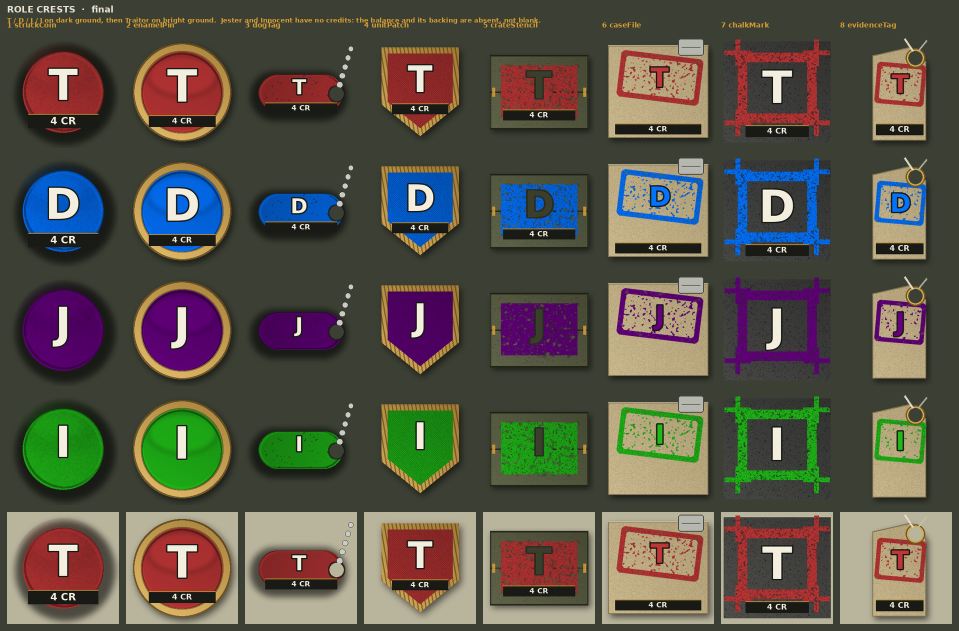
#> input picture tools/crestart/crest_sheet.png, 1918 x 1262 px (shown at 1/2 size)
$ python -i art.py   (imports and definitions only)
#> lines starting #> are read from the running program, lines starting #| are printed output that depends on the picture
#> further down, picture is the input picture: PIL image 1918x1262 RGB; mean R, G, B 88, 83.7, 71.8
"""Material toolkit for the role crests.

Every crest ships as TWO textures, because Arma's only reliable runtime tint is
ctrlSetTextColor on an RscPicture, which multiplies the WHOLE texture:

  *_role.paa   luminance-only art (RGB = how lit the material is, A = shape).
               ctrlSetTextColor multiplies it, so this becomes the role colour
               with its shading intact. Nothing fixed-coloured can live here.
  *_detail.paa full-colour art drawn on top and never tinted - amber fittings,
               paper, brass, chalk dust, wear, shadow.

That split is what lets one crest be role-coloured AND keep fixed amber
detailing, using only the two mechanisms already proven in this repo: an
RscPicture with no colour property renders as-authored (roleTextBG before it's
tinted), and ctrlSetTextColor tints one (roleTextBG in fn_initHud, every round).
"""
import math, random
from PIL import Image, ImageDraw, ImageFilter, ImageChops

S = 256   # texture size; the crest draws at ~160px on a 1080p screen

def blank(): return Image.new("RGBA", (S, S), (0, 0, 0, 0))
def mask(): return Image.new("L", (S, S), 0)
def drawon(im): return ImageDraw.Draw(im)

def noise(seed, scale=1, lo=0, hi=255):
    """Value noise, smoothed - grain, fibre and wear all come off this."""
#> called with seed = 1, scale = 1, lo = 0, hi = 255
    r = random.Random(seed)
    small = max(2, S // scale)
    n = Image.new("L", (small, small))
#> n: PIL image 256x256 L; every value is 0
    n.putdata([r.randint(lo, hi) for _ in range(small * small)])
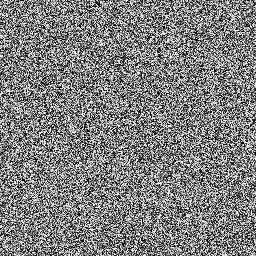
#> n: PIL image 256x256 L; min 0, max 255, mean 127.6
    return n.resize((S, S), Image.BICUBIC)

def grain(img, amount=14, scale=1, seed=1):
    """Fine tooth, luminance only.

    Must rebuild via merge, NOT img.paste(rgb): pasting an RGB image into an RGBA
    one overwrites the alpha channel with 255 everywhere, which silently turns
    every shaped crest into a full-canvas square. That bug put a solid
    role-coloured block behind seven of these before it was caught on a
    contact sheet.
    """
    n = noise(seed, scale)
    pos = n.point(lambda v: max(0, v - 128) * amount // 128)
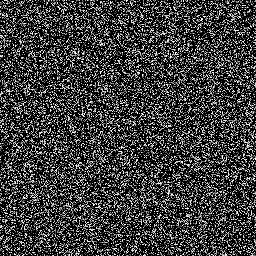
#> pos: PIL image 256x256 L; min 0, max 13, mean 3.24; drawn with min black and max white
    neg = n.point(lambda v: max(0, 128 - v) * amount // 128)
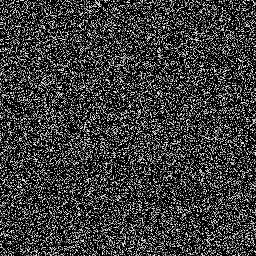
#> neg: PIL image 256x256 L; min 0, max 14, mean 3.28; drawn with min black and max white
#> (the run stopped early here; a loop or call above may not have finished)
